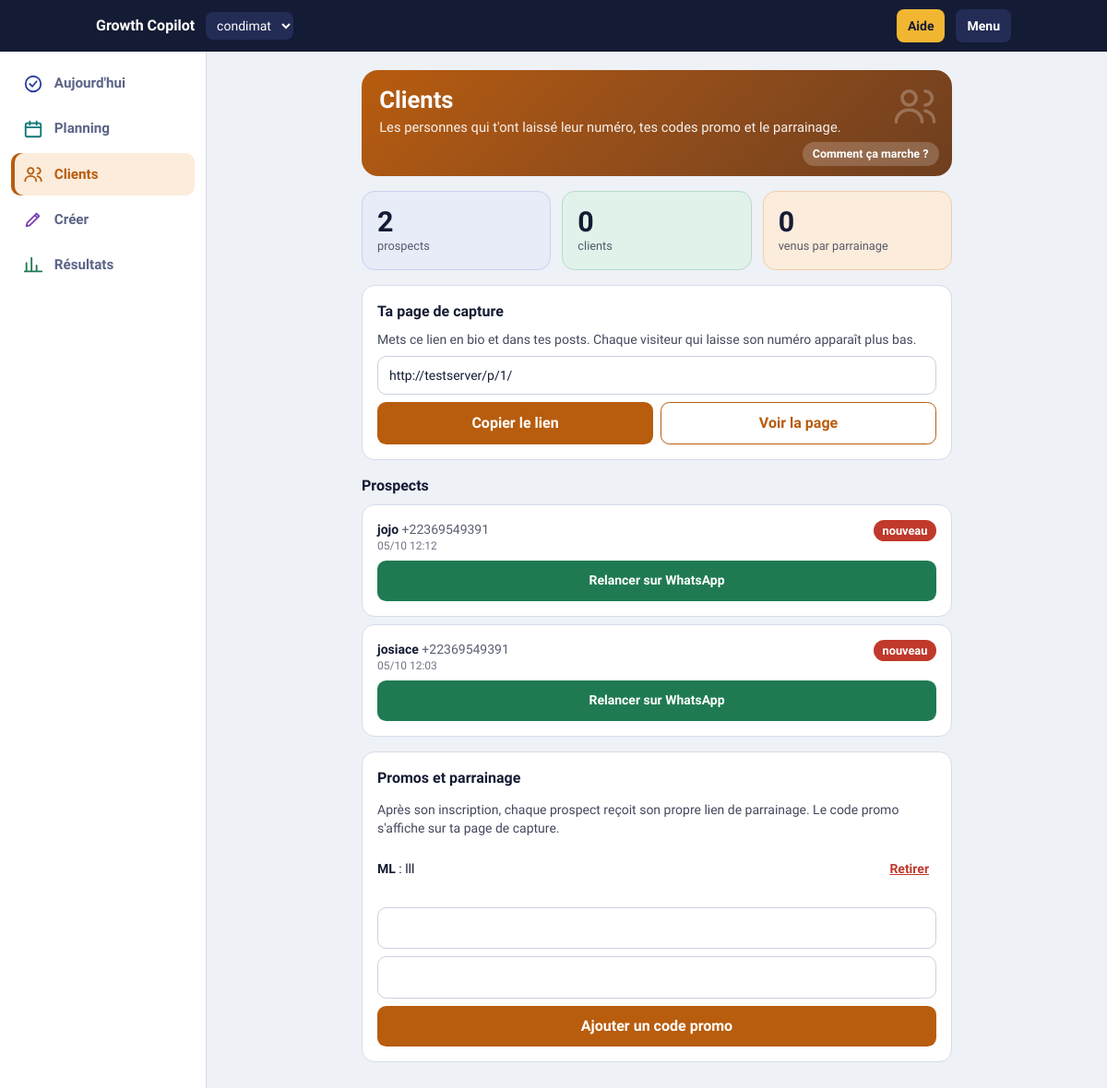
The page /projet/1/croissance/ on the database its author committed.
### core/models.py (models this page shows)
class Lead(models.Model):
    project = models.ForeignKey(Project, on_delete=models.CASCADE)
    name = models.CharField(max_length=80)
    phone = models.CharField(max_length=20)
    status = models.CharField(max_length=10, default="nouveau")
    post = models.ForeignKey(Post, null=True, blank=True, on_delete=models.SET_NULL)
    referrer = models.ForeignKey("self", null=True, blank=True, on_delete=models.SET_NULL, related_name="referrals")
    code = models.CharField(max_length=8, unique=True, default=new_code)
    created = models.DateTimeField(auto_now_add=True)
    class Meta:
        ordering = ["-created"]

class Promo(models.Model):
    project = models.ForeignKey(Project, on_delete=models.CASCADE)
    code = models.CharField("Code promo", max_length=20)
    label = models.CharField("Offre (ex. -10 % sur la 1re commande)", max_length=120)

### core/views_growth.py (the view)
# urls.py: path("projet/<int:pk>/croissance/", g.growth, name="growth"),
def growth(request, pk):
    p = get_object_or_404(Project, pk=pk)
    b, promo, leads = _base(request), p.promo_set.first(), []
    for l in p.lead_set.all()[:40]:
        msg = f"Bonjour {l.name}, c'est {p.name}. " + (f"Votre code : {promo.code}. " if promo else "") + "On reste à votre écoute !"
        l.wa, l.refs = f"https://wa.me/{_phone(l.phone)}?text={quote(msg)}", l.referrals.count()
        leads.append(l)
    return render(request, "clients.html", _ctx(p, "clients", leads=leads, promos=p.promo_set.all(),
        top=p.lead_set.annotate(n=Count("referrals")).filter(n__gt=0).order_by("-n")[:5], promo_form=PromoForm(),
        n_leads=p.lead_set.count(), n_clients=p.lead_set.filter(status="client").count(),
        n_refs=p.lead_set.exclude(referrer=None).count(),
        landing=b + reverse("landing", args=[pk])))

### core/forms.py (shortened to what this page needs)
class PromoForm(forms.ModelForm):
    class Meta:
        model = Promo
        fields = ["code", "label"]
    def __init__(self, *a, **k):
        super().__init__(*a, **k)
        _style(self)

### core/conf.py (called while the page is built)
def conf(name, default=""):
    from .models import Setting
    try:
        s = Setting.objects.filter(key=name).first()
    except Exception:
        s = None
    return s.value if s and s.value else os.environ.get(name, default)

### core/forms.py (called while the page is built)
def _style(form):
    for f in form.fields.values():
        f.widget.attrs["class"] = FIELD

### core/views.py (called while the page is built)
def _ctx(p, tab, **kw):
    t = timezone.localdate()
    return {"p": p, "tab": tab, "today": t, "projects": Project.objects.all(),
            "due_count": p.post_set.filter(status="planned", scheduled_for__lte=t).count(),
            "pending_count": p.article_set.filter(published=False, publish_at__isnull=False).count(), **kw}

### core/views_growth.py (called while the page is built)
def _base(request):
    return conf("BASE_URL", "").rstrip("/") or request.build_absolute_uri("/").rstrip("/")

def _phone(raw):
    d = re.sub(r"\D", "", raw or "")
    return "223" + d if len(d) == 8 else d

### core/templates/clients.html (shortened to what this page needs)
{% extends "base.html" %}{% block content %}
<div class="hero">{% include "_hero.html" %}<h1>Clients</h1><p>Les personnes qui t'ont laissé leur numéro, tes codes promo et le parrainage.</p></div>
<section class="grid grid-cols-3 gap-3">
<div class="card tint-indigo"><p class="kpi">{{ n_leads }}</p><p class="lbl">prospects</p></div>
<div class="card tint-green"><p class="kpi">{{ n_clients }}</p><p class="lbl">clients</p></div>
<div class="card tint-orange"><p class="kpi">{{ n_refs }}</p><p class="lbl">venus par parrainage</p></div></section>
<section class="card space-y-2"><h2 class="font-bold">Ta page de capture</h2>
<p class="text-sm opacity-80">Mets ce lien en bio et dans tes posts. Chaque visiteur qui laisse son numéro apparaît plus bas.</p>
<input id="l1" readonly class="field text-sm" value="{{ landing }}"><div class="grid grid-cols-2 gap-2">
<button type="button" class="btn" onclick="copyFrom('l1')">Copier le lien</button><a class="btn2" target="_blank" href="{{ landing }}">Voir la page</a></div></section>
<section class="space-y-2"><h2 class="font-bold">Prospects</h2>
{% for l in leads %}<div class="card text-sm"><div class="flex justify-between items-start gap-2"><div><b>{{ l.name }}</b> <span class="opacity-70">{{ l.phone }}</span>
<p class="text-xs opacity-60">{{ l.created|date:"d/m H:i" }}{% if l.referrer %}, parrainé par {{ l.referrer.name }}{% endif %}{% if l.post %}, via {{ l.post.channel }}{% endif %}</p></div>
<form method="post" action="{% url 'lead_status' l.pk %}">{% csrf_token %}<button class="chip {% if l.status == 'client' %}!bg-[#1f7a52] text-white{% elif l.status == 'nouveau' %}!bg-[#c0392b] text-white{% endif %}" title="Toucher pour changer : nouveau, contacté, client">{{ l.status }}</button></form></div>
<a class="btn-ok block mt-2" target="_blank" rel="noopener" href="{{ l.wa }}">Relancer sur WhatsApp</a></div>
{% empty %}<div class="card text-sm space-y-2"><b>Aucun prospect pour l'instant.</b><p>Partage ta page de capture dans un post : dès qu'une personne laisse son numéro, elle apparaît ici avec un bouton de relance WhatsApp.</p></div>{% endfor %}</section>
<section class="card space-y-3"><h2 class="font-bold">Promos et parrainage</h2>
<p class="text-sm opacity-80">Après son inscription, chaque prospect reçoit son propre lien de parrainage. Le code promo s'affiche sur ta page de capture.</p>
{% for x in promos %}<div class="flex justify-between items-center text-sm"><span><b>{{ x.code }}</b> : {{ x.label }}</span>
<form method="post" action="{% url 'promo_del' x.pk %}">{% csrf_token %}<button class="btn3 !text-[#c0392b]">Retirer</button></form></div>{% endfor %}
<form method="post" action="{% url 'promo_add' p.pk %}" class="space-y-2">{% csrf_token %}{{ promo_form.code }}{{ promo_form.label }}<button class="btn w-full">Ajouter un code promo</button></form>
{% if top %}<div class="pt-2"><b class="text-sm">Meilleurs parrains</b>{% for t in top %}<p class="text-sm">{{ forloop.counter }}. {{ t.name }} : {{ t.n }} filleul{{ t.n|pluralize }}</p>{% endfor %}</div>{% endif %}</section>
{% endblock %}

### core/templates/base.html (style rules this page uses)
body { font-family:'Bricolage Grotesque',system-ui,sans-serif;background:#eef1f6;color:#141b34;padding-bottom:calc(5.5rem + env(safe-area-inset-bottom)) }
.card { background:#fff;border:1px solid #d5dbe8;border-radius:14px;padding:1rem }
.field { width:100%;border:1px solid #c9d0e0;background:#fff;border-radius:.6rem;padding:.6rem .75rem }
.btn,.btn2,.btn3,.btn-ok { display:inline-block;text-align:center;border-radius:.6rem;font-weight:600;padding:.65rem .9rem;cursor:pointer;min-height:2.75rem }
.btn { background:var(--ac);color:#fff }
.btn-ok { background:#1f7a52;color:#fff }
.btn2 { border:1px solid var(--ac);color:var(--ac);background:#fff }
.btn3 { color:var(--ac);padding:.6rem .5rem;text-decoration:underline }
.chip { background:#f2b632;border-radius:999px;padding:.1rem .6rem;font-weight:700;font-size:.8rem }
.kpi { font-size:1.9rem;font-weight:800;line-height:1.1 }
.lbl { font-size:.8rem;opacity:.7 }
body { --ac:#2b3fa0;--acs:#e8ebf8 }
body[data-tab=clients] { --ac:#b85c0d;--acs:#fbecdc }
.hero { position:relative;background:var(--ac);background-image:linear-gradient(135deg,var(--ac),color-mix(in srgb,var(--ac) 55%,#141b34));color:#fff;border-radius:18px;padding:1.1rem 1.2rem 2.6rem;overflow:hidden }
.hero h1 { font-size:1.6rem;font-weight:800;line-height:1.15;padding-right:3.5rem }
.hero p { opacity:.92;font-size:.92rem;margin-top:.25rem }
.tint-indigo { background:#e8ebf8;border-color:#c9d0f0 }
.tint-green { background:#e1f2ea;border-color:#b6dcc8 }
.tint-orange { background:#fbecdc;border-color:#f0cfa8 }
@media (min-width:768px) { body { padding-bottom:2rem } }

### rows shown on the page
Lead: name "jojo", phone "+22369549391", created "05/10 12:12", status "nouveau"
Lead: name "josiace", phone "+22369549391", created "05/10 12:03", status "nouveau"
Promo: code "ML", label "lll"

### other values the page prints
{{ n_leads }} "2"
{{ n_clients }} "0"
{{ n_refs }} "0"
form field value "condimat"
